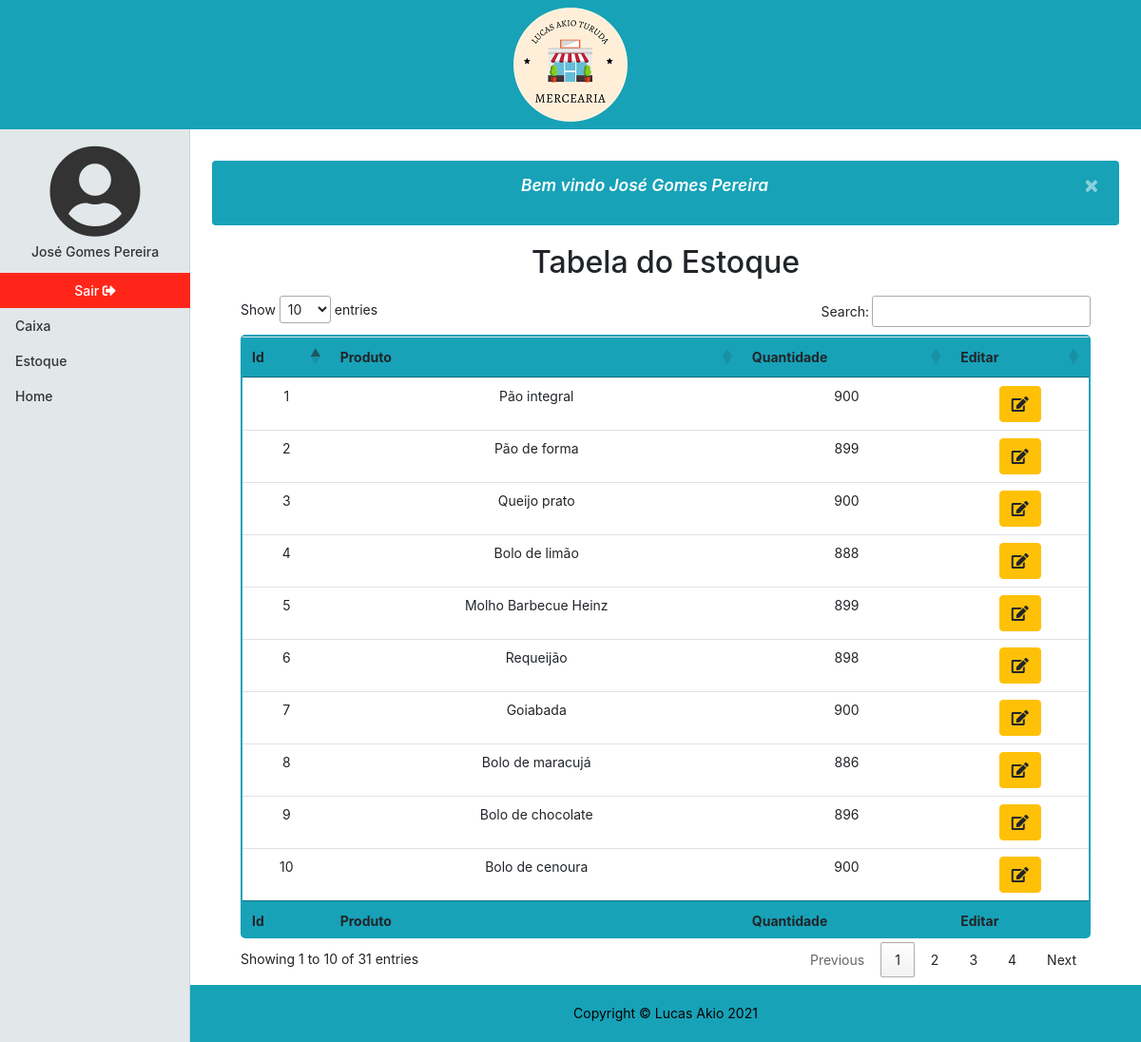
/estoque (signed in), run on the app's committed database.
### tables this page shows
CREATE TABLE `estoque` (
  `id` int NOT NULL AUTO_INCREMENT,
  `produto_id` int NOT NULL,
  `quantidade` int NOT NULL,
  PRIMARY KEY (`id`,`produto_id`),
  UNIQUE KEY `produto_id_UNIQUE` (`produto_id`),
  KEY `fk_estoque_produto_idx` (`produto_id`) /*!80000 INVISIBLE */,
  CONSTRAINT `fk_estoque_produto` FOREIGN KEY (`produto_id`) REFERENCES `produto` (`id`) ON DELETE CASCADE ON UPDATE CASCADE
);

CREATE TABLE `produto` (
  `id` int NOT NULL AUTO_INCREMENT,
  `nome` varchar(30) NOT NULL,
  `preco` double NOT NULL,
  `fornecedor_id` int NOT NULL,
  `codigo_id` int NOT NULL,
  `kilograma` double NOT NULL DEFAULT '0',
  `litro` double NOT NULL DEFAULT '0',
  `dt_registro` datetime NOT NULL,
  PRIMARY KEY (`id`,`fornecedor_id`,`codigo_id`),
  KEY `fk_produto_fornecedor_idx` (`fornecedor_id`),
  KEY `fk_produto_codigo_idx` (`codigo_id`),
  CONSTRAINT `fk_produto_codigo` FOREIGN KEY (`codigo_id`) REFERENCES `codigo` (`id`) ON DELETE CASCADE ON UPDATE CASCADE,
  CONSTRAINT `fk_produto_fornecedor` FOREIGN KEY (`fornecedor_id`) REFERENCES `fornecedor` (`id`)
);

### app/Controller/Estoque.php (called while the page is built, shortened)
<?php
    class Estoque extends Controller
    {
        private $dados;
        public function index()
        {
            $this->listar();
            $pagina = new \Core\ConfigView("View/estoque/index",$this->dados);
            $pagina->renderizar();
        }
        private function listar()
        {
            $tabela = new \App\Model\Estoque();
            $this->dados = $tabela->listar();
        }
    }

### core/ConfigController.php (called while the page is built, shortened)
<?php
class ConfigController
{
    private string $urlMetodo;
    public function __construct()
    {
        if(!empty(filter_input(INPUT_GET,"url",FILTER_SANITIZE_URL)))
        {
            $this->url = filter_input(INPUT_GET,"url",FILTER_SANITIZE_URL);
            $this->urlDividida = explode('/',$this->url,);
            if(isset($this->urlDividida[1]) && !empty($this->urlDividida[1]))
            {
                $this->urlMetodo = $this->urlDividida[1];
            }
            else{
                $this->urlMetodo = "index";
            }
        }
        else{
            $this->urlController = "login";
            $this->urlMetodo = "index";
        }
    }
    public function carregar()
    {
        $metodo = $this->urlMetodo;
        $pagina = new $classe();
        $pagina->$metodo();
    }
}
?>

### index.php (called while the page is built, shortened)
<?php
$url = new Core\ConfigController();
$url->carregar();
?>

### app/Model/Model.php (called while the page is built, shortened)
<?php
class Model extends Conexao
{
    protected $conn;
    function __construct()
    {
        $this->conn = parent::conectar();
    }
    final protected function projetarTodos($query): array
    {
        $this->query = $this->conn->prepare($query);
        $this->query->execute();
        return $this->query->fetchAll(PDO::FETCH_ASSOC);
    }
}
?>

### app/Model/Conexao.php (called while the page is built, shortened)
<?php
class Conexao
{
   private $bdType = "mysql";
   private $host = "localhost";
   private $user = "root";
   private $password = "root";
   private $port = 3306;
   private $bdname = "mercearia";
   protected function conectar()
   {
       try{
            $con = new PDO($this->bdType.':host='.$this->host.';port='.$this->port.';dbname='.$this->bdname, $this->user, $this->password);
            $con->setAttribute(PDO::ATTR_ERRMODE, PDO::ERRMODE_EXCEPTION);
            return $con;
       }
       catch(PDOException $e)
       {
           $alerta = new \App\Model\Alerta();
           $msg= $alerta->alertaFalha("Não foi possivel realizar uma conexão com o site, tente novamente!");
           $_SESSION['msg'] = $msg;
            header("Location:". URL . "paginaInvalida/index");
            exit();
       }
   }
}

### app/Model/Estoque.php (called while the page is built, shortened)
<?php
class Estoque extends Model
{
    public function listar(): array
    {
        $listar = parent::projetarTodos(
            "SELECT e.id, p.nome AS produto, e.quantidade
            FROM estoque e
            INNER JOIN produto p
            ON p.id = e.id
            ORDER BY p.nome"
        );
        return $listar;
    }
}

### app/View/estoque/index.php (the view, shortened to what this page needs)
<!DOCTYPE html>
<html lang="pt-br">
<head>
    <link rel="stylesheet" href="https://cdn.jsdelivr.net/npm/bootstrap@4.6.0/dist/css/bootstrap.min.css">
    <link href="<?php echo URL; ?>app/Assets/css/mercearia.css" rel="stylesheet">
    <link href="<?php echo URL; ?>app/Assets/fontawesome/css/all.css" rel="stylesheet">
    <link href="https://cdn.datatables.net/1.10.25/css/jquery.dataTables.min.css" rel="stylesheet">
</head>
<?php
include_once "app/View/include/header.php";
?>
<div class="container-fluid">
    <div class="row">
        <?php
        include_once "app/View/include/menulateral.php";
        ?>
        <div class="col-md-9 ml-auto col-lg-10 principal">
            <main role="main" class="m-2">
                <?php
                if (isset($_SESSION['msg'])) {
                    echo $_SESSION['msg'];
                }
                ?>
                <h2 class="text-center mb-3">Tabela do Estoque</h2>
                <div class="table-responsive">
                    <table id="listar-estoque" class="table table-hover text-center tabela-personalizada">
                        <thead class="bg-info">
                            <tr>
                                <th>Id</th>
                                <th>Produto</th>
                                <th>Quantidade</th>
                                <th>Editar</th>
                            </tr>
                        </thead>
                        <tbody>
                            <?php
                            foreach ($this->dados as $coluna => $item) {
                            ?> <tr>
                                    <td><?php echo $item['id']; ?></td>
                                    <td><?php echo $item['produto']; ?></td>
                                    <td><?php echo $item['quantidade']; ?></td>
                                    <td>
                                        <a href="<?php echo URL; ?>estoque/editar/&id=<?php echo $item['id'] ?>" class="btn btn-warning col-mb-3"><i class="fas fa-edit"></i></a>
                                    </td>
                                </tr>
                            <?php
                            }
                            ?>
                        </tbody>
                        <tfoot class="bg-info">
                            <tr>
                                <th>Id</th>
                                <th>Produto</th>
                                <th>Quantidade</th>
                                <th>Editar</th>
                            </tr>
                        </tfoot>
                    </table>
                </div>
            </main>
            <?php
            include_once "app/View/include/footer.php";
            ?>
            </body>
</html>

### app/Assets/css/mercearia.css (style rules this page uses)
body { font-size: .875rem; }
.alertaBemvindo { background-color: #17a2b8; color:white; font-size: 13pt; font-style: italic; font-weight: 600; margin: 0 15px 20px; }
.principal { min-height: 83vh; padding-left: 0; padding-right: 0; padding-bottom: 60px; }
main { height: 100%; padding-top:25px; }
.tabela-personalizada { border:2px solid #17a2b8; border-radius: 5px; }

### data on the page
estoque: id "10", produto.nome "Bolo de cenoura", quantidade "900"
estoque: id "9", produto.nome "Bolo de chocolate", quantidade "896"
estoque: id "4", produto.nome "Bolo de limão", quantidade "888"
estoque: id "8", produto.nome "Bolo de maracujá", quantidade "886"
estoque: id "7", produto.nome "Goiabada", quantidade "900"
estoque: id "5", produto.nome "Molho Barbecue Heinz", quantidade "899"
estoque: id "2", produto.nome "Pão de forma", quantidade "899"
estoque: id "1", produto.nome "Pão integral", quantidade "900"
estoque: id "3", produto.nome "Queijo prato", quantidade "900"
estoque: id "6", produto.nome "Requeijão", quantidade "898"

### other printed values
$_SESSION['usuario_nome'] "José Gomes Pereira"
$pagina "Caixa"
$pagina "Estoque"
$pagina "Home"
$_SESSION['msg'] "Bem vindo José Gomes Pereira ×"
